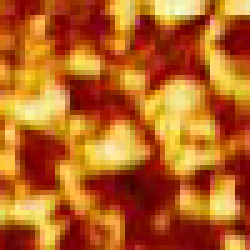
#> input picture nonskin/sweat22.jpg, 50 x 50 px (shown 5 times larger)
$ jupyter execute --allow-errors SkinPlotCode.ipynb
#> lines starting #> are read from the running program, lines starting #| are printed output that depends on the picture
[cell 1]
import cv2
import numpy as np
from matplotlib import pyplot as plt

[cell 2]
img = cv2.imread('skin/pelle10.jpg', cv2.IMREAD_COLOR)
blu = cv2.calcHist([img], [0], None, [256], [0, 256])
#> blu = 256 values from 0 to 0
#> (the rest of this cell did not finish here and is left out)

[cell 3]
img = cv2.imread('skin/pelle32.jpg', cv2.IMREAD_COLOR)
blu = cv2.calcHist([img], [0], None, [256], [0, 256])
#> (the rest of this cell did not finish here and is left out)

[cell 4]
img = cv2.imread('skin/pelle21.jpg', cv2.IMREAD_COLOR)
blu = cv2.calcHist([img], [0], None, [256], [0, 256])
#> (the rest of this cell did not finish here and is left out)

#> (a cell that did not finish here is left out)

[cell 6]
img6 = cv2.imread('nonskin/sweat22.jpg')
#> img6 is the input picture: shape (50, 50, 3); mean B, G, R 33, 98.7, 183.5
blu = cv2.calcHist([img6], [0], None, [256], [0, 256])
#> blu = 256 values, max 467 at index 0, min 0 at index 132, mean 9.77
rosso = cv2.calcHist([img6], [1], None, [256], [0, 256])
#> rosso = 256 values, max 64 at index 0, min 0 at index 238, mean 9.77
verde = cv2.calcHist([img6], [2], None, [256], [0, 256])
#> verde = 256 values, max 88 at index 255, min 0 at index 0, mean 9.77
img6 = cv2.cvtColor(img6, cv2.COLOR_BGR2RGB)


ch6 = cv2.mean(img6)
#> ch6 = (183.5, 98.67, 32.97, 0)
plt.figure(10)
plt.imshow(img6)

plt.figure(11)
plt.figure(figsize=(10,5))
plt.subplot(2,1,1)
plt.title("Istogramma di tutti i colori")
plt.hist(blu,color="darkblue")
plt.hist(verde,color="green")
plt.hist(rosso,color="red")
plt.xlabel('Quantità di pixel')
plt.ylabel('Canale')

plt.subplot(2,1,2)
plt.title("Grafico di tutti i colori")
plt.plot(blu, "-b", label = "blu")
plt.plot(verde, "-g", label = "verde")
plt.plot(rosso, "-r", label = "rosso")
plt.legend(loc = 'upper left')
plt.ylabel('Quantità di pixel')
plt.xlabel('Canale')

plt.tight_layout()
plt.savefig('nonskin/res22.jpg')
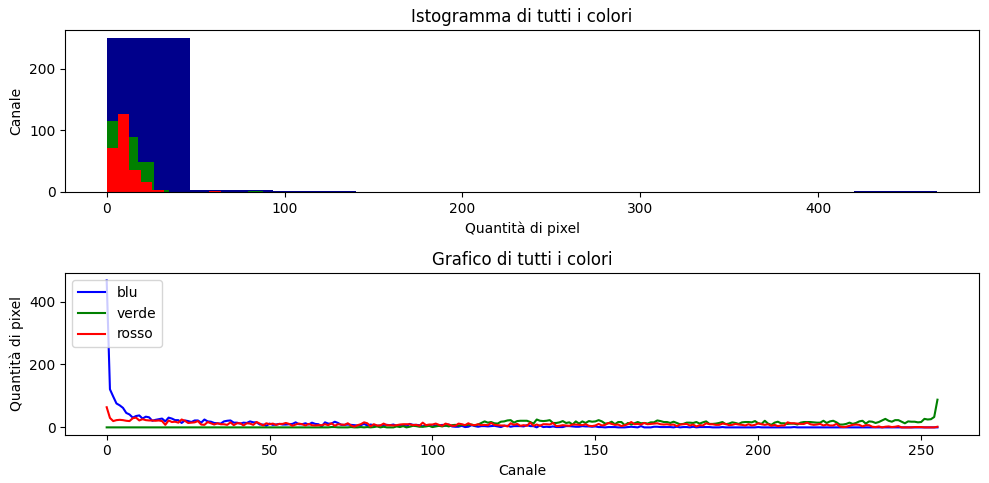
#> figure drawn by matplotlib, 2 panels; panel 1: tallest bar 250 high, from x = 0 to 46.7; panel 1: tallest bar 115 high, from x = 0 to 8.8; panel 1: tallest bar 127 high, from x = 6.4 to 12.8; panel 2: curve peaks at x = 0, y = 467
plt.show()

[cell 7]
img7 = cv2.imread('nonskin/sweat12.jpg')
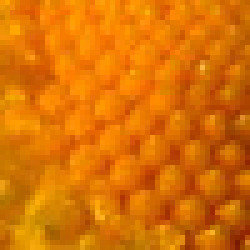
#> input picture nonskin/sweat12.jpg, 50 x 50 px (shown 5 times larger)
#> img7 is the input picture: shape (50, 50, 3); mean B, G, R 3.5, 114, 218.1
blu = cv2.calcHist([img7], [0], None, [256], [0, 256])
#> blu = 256 values, max 892 at index 0, min 0 at index 25, mean 9.77
rosso = cv2.calcHist([img7], [1], None, [256], [0, 256])
#> rosso = 256 values, max 55 at index 116, min 0 at index 0, mean 9.77
verde = cv2.calcHist([img7], [2], None, [256], [0, 256])
#> verde = 256 values, max 101 at index 255, min 0 at index 0, mean 9.77
img7 = cv2.cvtColor(img7, cv2.COLOR_BGR2RGB)


ch7 = cv2.mean(img7)
#> ch7 = (218.1, 114, 3.46, 0)
plt.figure(12)
plt.imshow(img7)

plt.figure(13)
plt.figure(figsize=(10,5))
plt.subplot(2,1,1)
plt.title("Istogramma di tutti i colori")
plt.hist(blu,color="darkblue")
plt.hist(verde,color="green")
plt.hist(rosso,color="red")
plt.xlabel('Quantità di pixel')
plt.ylabel('Canale')

plt.subplot(2,1,2)
plt.title("Grafico di tutti i colori")
plt.plot(blu, "-b", label = "blu")
plt.plot(verde, "-g", label = "verde")
plt.plot(rosso, "-r", label = "rosso")
plt.legend(loc = 'upper left')
plt.ylabel('Quantità di pixel')
plt.xlabel('Canale')

plt.tight_layout()
plt.savefig('nonskin/res12.jpg')
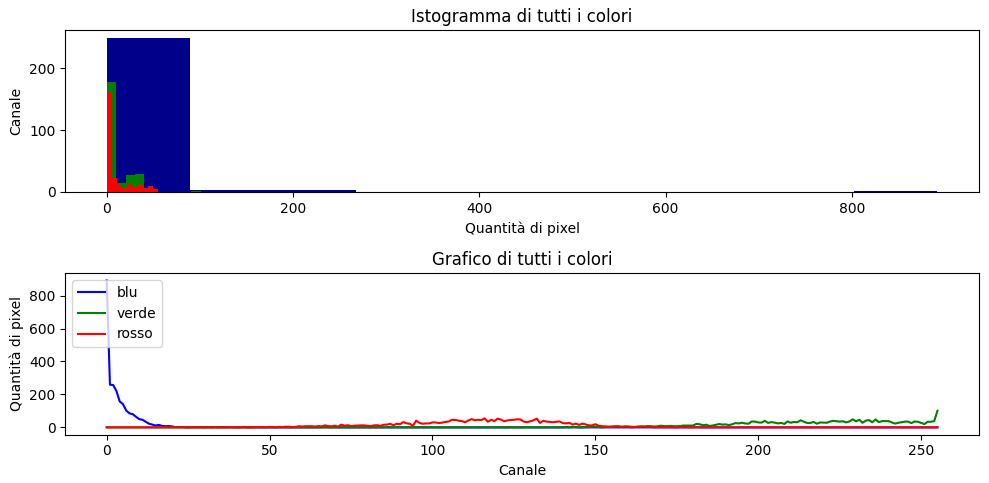
#> figure drawn by matplotlib, 2 panels; panel 1: tallest bar 249 high, from x = 0 to 89.2; panel 1: tallest bar 178 high, from x = 0 to 10.1; panel 1: tallest bar 161 high, from x = 0 to 5.5; panel 2: curve peaks at x = 0, y = 892
plt.show()

[cell 8]
img8 = cv2.imread('nonskin/sweat8.jpg')
blu = cv2.calcHist([img8], [0], None, [256], [0, 256])
#> blu = 256 values from 0 to 0
#> (the rest of this cell did not finish here and is left out)

[cell 9]
img9 = cv2.imread('nonskin/sweat25.jpg')
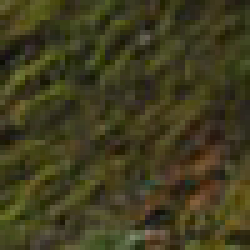
#> input picture nonskin/sweat25.jpg, 50 x 50 px (shown 5 times larger)
#> img9 is the input picture: shape (50, 50, 3); mean B, G, R 30, 59.9, 63.6
blu = cv2.calcHist([img9], [0], None, [256], [0, 256])
#> blu = 256 values, max 108 at index 33, min 0 at index 65, mean 9.77
rosso = cv2.calcHist([img9], [1], None, [256], [0, 256])
#> rosso = 256 values, max 68 at index 56, min 0 at index 0, mean 9.77
verde = cv2.calcHist([img9], [2], None, [256], [0, 256])
#> verde = 256 values, max 71 at index 64, min 0 at index 0, mean 9.77
img9 = cv2.cvtColor(img9, cv2.COLOR_BGR2RGB)


ch9 = cv2.mean(img9)
#> ch9 = (63.64, 59.92, 29.97, 0)
plt.figure(16)
plt.imshow(img9)

plt.figure(17)
plt.figure(figsize=(10,5))
plt.subplot(2,1,1)
plt.title("Istogramma di tutti i colori")
plt.hist(blu,color="darkblue")
plt.hist(verde,color="green")
plt.hist(rosso,color="red")
plt.xlabel('Quantità di pixel')
plt.ylabel('Canale')

plt.subplot(2,1,2)
plt.title("Grafico di tutti i colori")
plt.plot(blu, "-b", label = "blu")
plt.plot(verde, "-g", label = "verde")
plt.plot(rosso, "-r", label = "rosso")
plt.legend(loc = 'upper left')
plt.ylabel('Quantità di pixel')
plt.xlabel('Canale')

plt.tight_layout()
plt.savefig('nonskin/res25.jpg')
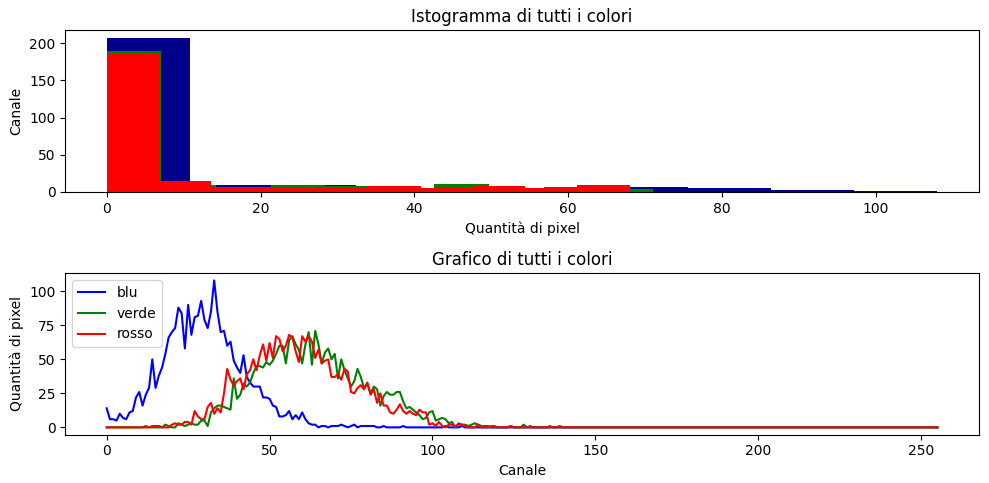
#> figure drawn by matplotlib, 2 panels; panel 1: tallest bar 207 high, from x = 0 to 10.8; panel 1: tallest bar 189 high, from x = 0 to 7.1; panel 1: tallest bar 186 high, from x = 0 to 6.8; panel 2: curve peaks at x = 33, y = 108
plt.show()
